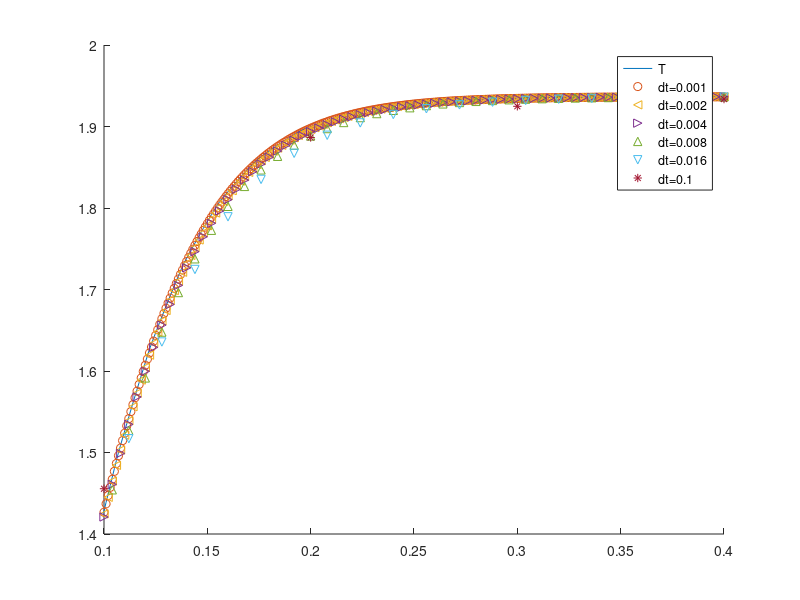

The MATLAB script that drew this image:
format long ;
hold on;
f1 = @(t,y) [0.5*y(2)^4-y(1); 2*y(1)-y(2)^4];
tspan = [0:0.001:0.4];
I0 = [8, 0.001];
[t,y] = ode23s(f1, tspan, I0);
t = t(2:end,:);
y = y(2:end,:);
plot(t,y(:,2));
DAT1 = load('IMP_P1_dt0.001.dat');
DAT2 = load('IMP_P1_dt0.002.dat');
DAT3 = load('IMP_P1_dt0.004.dat');
DAT4 = load('IMP_P1_dt0.008.dat');
DAT5 = load('IMP_P1_dt0.016.dat');
DAT6 = load('IMP_P1_dt0.100.dat');
plot(DAT1(:,1), DAT1(:,2), 'o');
plot(DAT2(:,1), DAT2(:,2), '<');
plot(DAT3(:,1), DAT3(:,2), '>');
plot(DAT4(:,1), DAT4(:,2), '^');
plot(DAT5(:,1), DAT5(:,2), 'v');
plot(DAT6(:,1), DAT6(:,2), '*');
axis([0.1,0.4,1.4,2]);
legend('T', 'dt=0.001', 'dt=0.002', 'dt=0.004', 'dt=0.008', 'dt=0.016', 'dt=0.1');
err(1) = norm(DAT1(:,2)-y(1:1:end,2), 2);
err(2) = norm(DAT2(:,2)-y(1:2:end,2), 2);
err(3) = norm(DAT3(:,2)-y(1:4:end,2), 2);
err(4) = norm(DAT4(:,2)-y(1:8:end,2), 2);
err(5) = norm(DAT5(:,2)-y(1:16:end,2), 2);
err(6) = norm(DAT6(:,2)-y(1:100:end,2), 2);
err
%[I T] = dsolve('DI==T^4/2-I', 'DT==2*I-T^4', 'I(0)==8', 'T(0)==0.001')

